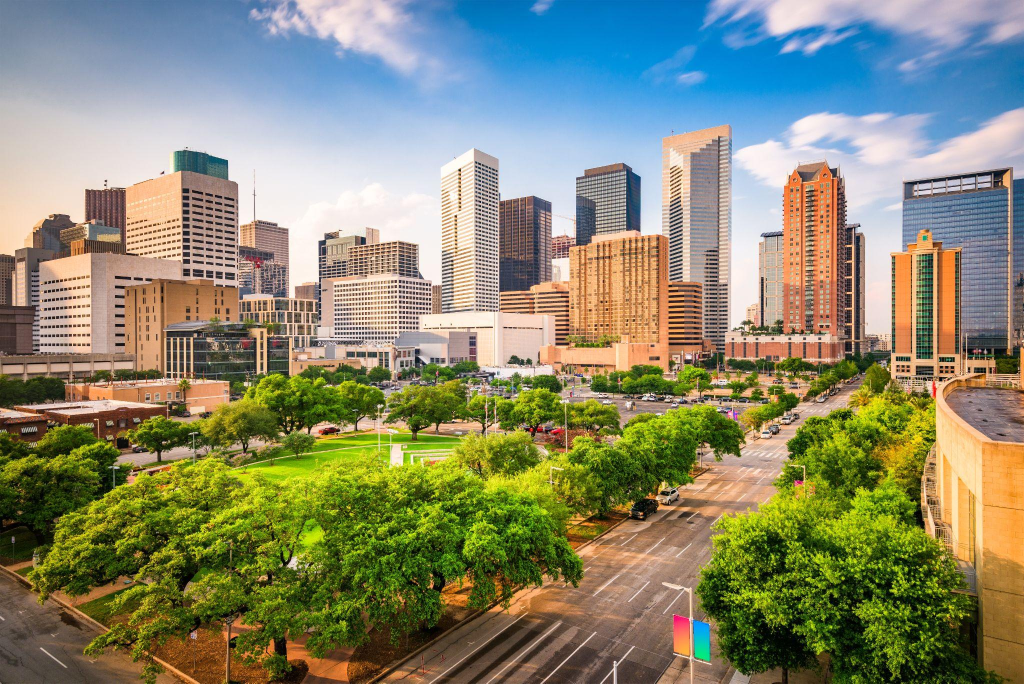
#> input picture _src/assets/image3.jpg, 2048 x 1367 px (shown at 1/2 size); its folder holds 7 pictures in this run
$ python build_demo.py
#> lines starting #> are read from the running program, lines starting #| are printed output that depends on the picture
### _src/build.py
# -*- coding: utf-8 -*-
"""בונה עמודי נחיתה mobile-first עצמאיים (base64 מוטמע) מתוכן מצגת טקסס.
שני עמודים, שני מסמכי-מאסטר:
  presentation.docx       -> index.html        (הגרסה המלאה - לא נוגעים בתוכן)
  presentation-short.docx -> short/index.html  (הגרסה המקוצרת; אם המסמך חסר - מדלגים)"""
import base64, io, os

HERE      = os.path.dirname(os.path.abspath(__file__))
ASSETS    = os.path.join(HERE, 'assets')
OUT       = os.path.join(os.path.dirname(HERE), 'index.html')
OUT_SHORT = os.path.join(os.path.dirname(HERE), 'short', 'index.html')

def b64_img(name, max_w=None, quality=72, jpeg=True):
    path = os.path.join(ASSETS, name)
    raw = open(path, 'rb').read()
    mime = 'image/jpeg' if name.lower().endswith(('jpg','jpeg')) else 'image/png'
    if max_w:
        try:
            from PIL import Image
            im = Image.open(io.BytesIO(raw))
            if im.mode in ('RGBA','P') and jpeg:
                im = im.convert('RGB')
            if im.width > max_w:
                h = int(im.height * max_w / im.width)
                im = im.resize((max_w, h), Image.LANCZOS)
            buf = io.BytesIO()
            if jpeg:
                im.save(buf, 'JPEG', quality=quality, optimize=True); mime='image/jpeg'
            else:
                im.save(buf, 'PNG', optimize=True); mime='image/png'
            raw = buf.getvalue()
        except Exception as e:
            print('  (resize skipped for', name, '->', e, ')')
    b = base64.b64encode(raw).decode()
    print(f'  {name}: {len(b)//1024} KB base64')
    return f'data:{mime};base64,{b}'

print('encoding images...')
LOGO_ASPECT = b64_img('image1.png', jpeg=False)          # logo - keep png/transparent
LOGO_PRIME  = b64_img('image2.png', jpeg=False)
HERO        = b64_img('image3.jpg', max_w=1280, quality=74)  # Houston skyline
#> call 3 of b64_img, with name = 'image3.jpg', max_w = 1280, quality = 74, jpeg = True
#> in b64_img, im is the input picture: PIL image 2048x1367 RGB; mean R, G, B 135.9, 137, 111.9
#> in b64_img (call 3), `im = im.resize((max_w, h), Image.LANCZOS)`:
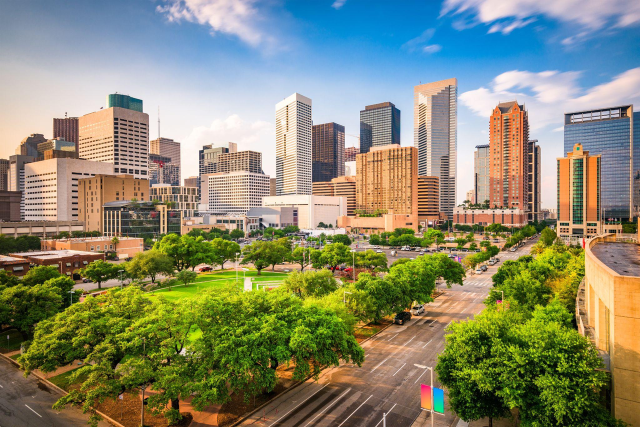
#> im: PIL image 1280x854 RGB (shown at 1/2 size); mean R, G, B 135.8, 137, 112
AERIAL      = b64_img('image7.jpg', max_w=1100, quality=72)  # master-planned aerial
#> call 4 of b64_img, with name = 'image7.jpg', max_w = 1100, quality = 72, jpeg = True
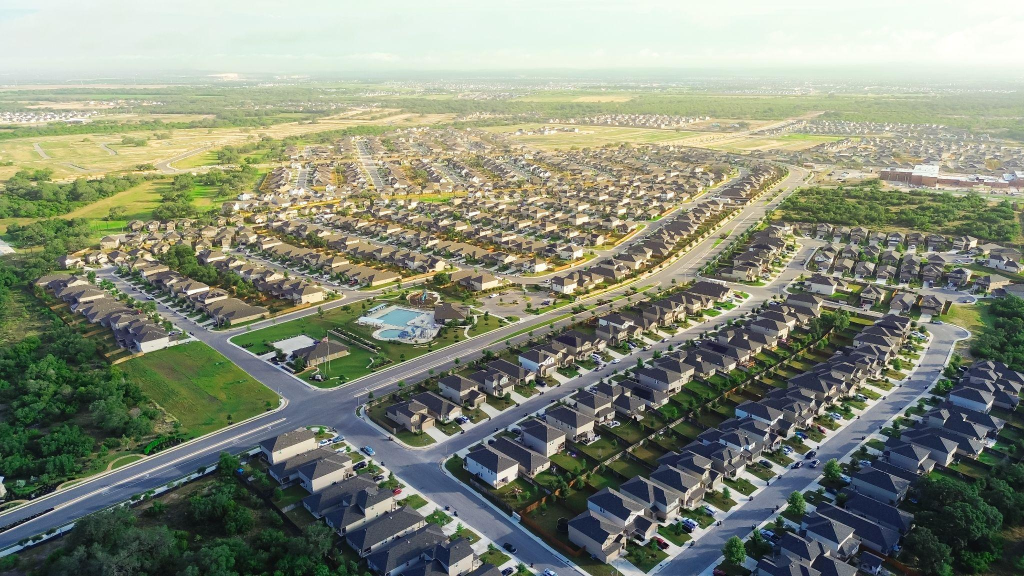
#> input picture _src/assets/image7.jpg, 2048 x 1152 px (shown at 1/2 size)
#> in b64_img, im is the input picture: PIL image 2048x1152 RGB; mean R, G, B 132.3, 138.5, 121.4
#> (the rest of the program and of its run is left out)
